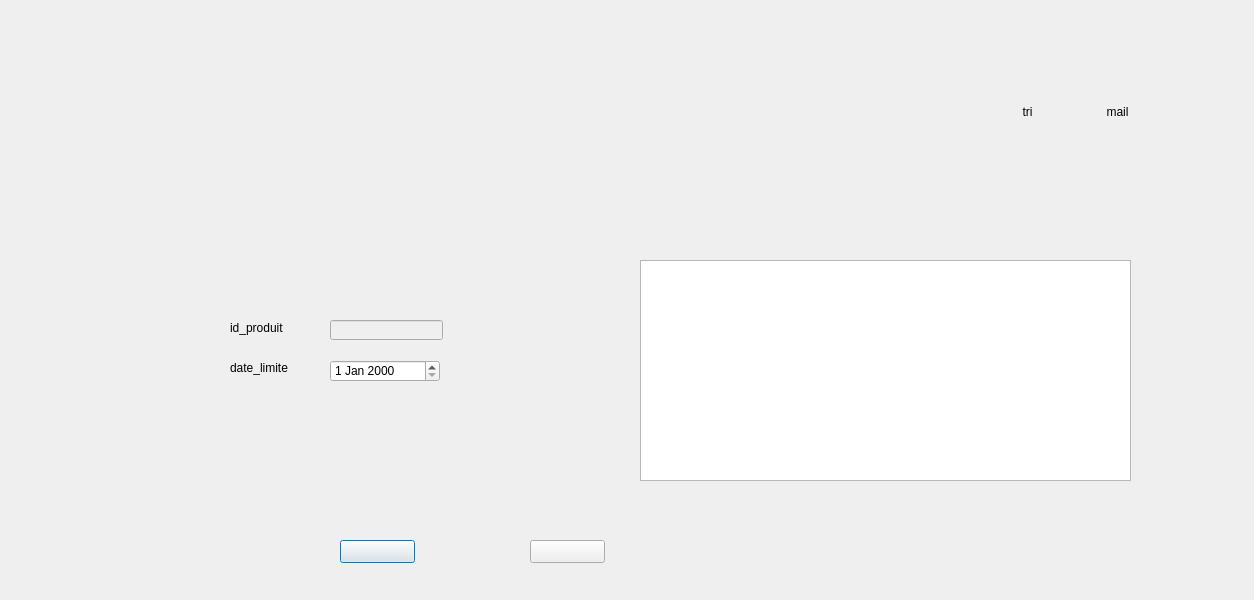
<?xml version="1.0" encoding="UTF-8"?>
<ui version="4.0">
 <class>produit</class>
 <widget class="QDialog" name="produit">
  <property name="geometry">
   <rect>
    <x>0</x>
    <y>0</y>
    <width>1254</width>
    <height>600</height>
   </rect>
  </property>
  <property name="windowTitle">
   <string>Dialog</string>
  </property>
  <widget class="QLabel" name="label">
   <property name="geometry">
    <rect>
     <x>230</x>
     <y>320</y>
     <width>61</width>
     <height>16</height>
    </rect>
   </property>
   <property name="text">
    <string>id_produit</string>
   </property>
  </widget>
  <widget class="QLabel" name="label_2">
   <property name="geometry">
    <rect>
     <x>230</x>
     <y>360</y>
     <width>61</width>
     <height>16</height>
    </rect>
   </property>
   <property name="text">
    <string>date_limite</string>
   </property>
  </widget>
  <widget class="QLineEdit" name="lineEdit_idproduit">
   <property name="enabled">
    <bool>false</bool>
   </property>
   <property name="geometry">
    <rect>
     <x>330</x>
     <y>320</y>
     <width>113</width>
     <height>20</height>
    </rect>
   </property>
  </widget>
  <widget class="QTableView" name="tableView_2">
   <property name="geometry">
    <rect>
     <x>640</x>
     <y>260</y>
     <width>491</width>
     <height>221</height>
    </rect>
   </property>
  </widget>
  <widget class="QPushButton" name="pushButton">
   <property name="geometry">
    <rect>
     <x>340</x>
     <y>540</y>
     <width>75</width>
     <height>23</height>
    </rect>
   </property>
   <property name="styleSheet">
    <string notr="true">background:transparent;
border:transparent;
QPushButton{
background:rgba(255,255,255,0);
border-radius:8px;
}
QPushButton::hover{
background:rgba(0,0,0,85);
}</string>
   </property>
   <property name="text">
    <string/>
   </property>
  </widget>
  <widget class="QPushButton" name="pushButton_2">
   <property name="geometry">
    <rect>
     <x>530</x>
     <y>540</y>
     <width>75</width>
     <height>23</height>
    </rect>
   </property>
   <property name="styleSheet">
    <string notr="true">background:transparent;
border:transparent;
QPushButton{
background:rgba(255,255,255,0);
border-radius:8px;
}
QPushButton::hover{
background:rgba(0,0,0,85);
}</string>
   </property>
   <property name="text">
    <string/>
   </property>
  </widget>
  <widget class="QDateEdit" name="dateEdit">
   <property name="geometry">
    <rect>
     <x>330</x>
     <y>360</y>
     <width>110</width>
     <height>22</height>
    </rect>
   </property>
  </widget>
  <widget class="QPushButton" name="pushButton_tri">
   <property name="geometry">
    <rect>
     <x>990</x>
     <y>100</y>
     <width>75</width>
     <height>23</height>
    </rect>
   </property>
   <property name="styleSheet">
    <string notr="true">QPushButton{
background:rgba(255,255,255,0);
border-radius:8px;
}
QPushButton::hover{
background:rgba(0,0,0,85);
}</string>
   </property>
   <property name="text">
    <string>tri</string>
   </property>
  </widget>
  <widget class="QPushButton" name="pushButton_mail">
   <property name="geometry">
    <rect>
     <x>1080</x>
     <y>100</y>
     <width>75</width>
     <height>23</height>
    </rect>
   </property>
   <property name="styleSheet">
    <string notr="true">QPushButton{
background:rgba(255,255,255,0);
border-radius:8px;
}
QPushButton::hover{
background:rgba(0,0,0,85);
}</string>
   </property>
   <property name="text">
    <string>mail</string>
   </property>
  </widget>
  <widget class="QLabel" name="label_3">
   <property name="geometry">
    <rect>
     <x>0</x>
     <y>10</y>
     <width>1261</width>
     <height>581</height>
    </rect>
   </property>
   <property name="text">
    <string/>
   </property>
   <property name="pixmap">
    <pixmap resource="ressources.qrc">:/new/prefix1/gereproduit.png</pixmap>
   </property>
  </widget>
  <widget class="QPushButton" name="pushButton_retour">
   <property name="geometry">
    <rect>
     <x>1170</x>
     <y>560</y>
     <width>75</width>
     <height>23</height>
    </rect>
   </property>
   <property name="styleSheet">
    <string notr="true">background:transparent;
border:transparent;</string>
   </property>
   <property name="text">
    <string/>
   </property>
  </widget>
  <zorder>label_3</zorder>
  <zorder>label</zorder>
  <zorder>label_2</zorder>
  <zorder>lineEdit_idproduit</zorder>
  <zorder>tableView_2</zorder>
  <zorder>pushButton</zorder>
  <zorder>pushButton_2</zorder>
  <zorder>dateEdit</zorder>
  <zorder>pushButton_tri</zorder>
  <zorder>pushButton_mail</zorder>
  <zorder>pushButton_retour</zorder>
 </widget>
 <resources>
  <include location="ressources.qrc"/>
 </resources>
 <connections/>
</ui>
